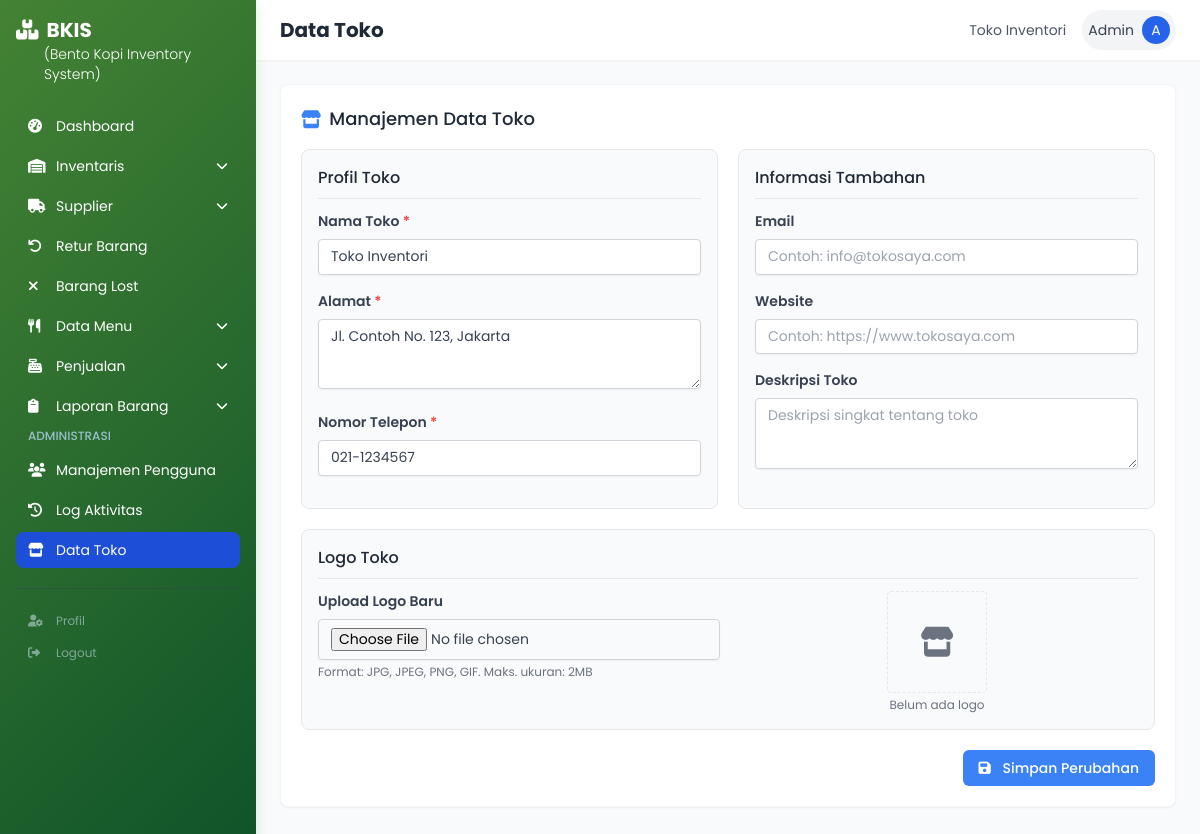
The app's page /data_toko.php (signed in) with its own data.
### tables this page shows
CREATE TABLE `data_toko` (
  `id_toko` int(11) NOT NULL,
  `nama_toko` varchar(100) DEFAULT NULL,
  `alamat` text DEFAULT NULL,
  `kontak` varchar(50) DEFAULT NULL,
  `email` varchar(100) DEFAULT NULL,
  `website` varchar(100) DEFAULT NULL,
  `deskripsi` text DEFAULT NULL,
  `logo` varchar(255) DEFAULT NULL
);

### data_toko.php (the view, shortened to what the rows shown need)
<?php
$pageTitle = "Data Toko";
require_once 'includes/header.php';
$query = "SELECT * FROM data_toko LIMIT 1";
$result = mysqli_query($conn, $query);
$store_data = mysqli_fetch_assoc($result);
?>
<div class="bg-white p-5 rounded-lg shadow-sm border border-gray-100 mb-6">
    <div class="flex justify-between items-center mb-4">
        <h2 class="text-lg font-medium text-gray-800 flex items-center">
            <i class="fas fa-store text-blue-500 mr-2"></i> Manajemen Data Toko
        </h2>
    </div>
    <form method="POST" action="" enctype="multipart/form-data" class="mt-4">
        <div class="grid grid-cols-1 md:grid-cols-2 gap-5">
            <div class="bg-gray-50 p-4 rounded-lg border border-gray-200">
                <div class="mb-4">
                    <label class="block text-gray-700 text-sm font-semibold mb-2" for="nama_toko">
                        Nama Toko <span class="text-red-500">*</span>
                    </label>
                    <input type="text" id="nama_toko" name="nama_toko" required
                           class="shadow-sm border border-gray-300 rounded w-full py-2 px-3 text-gray-700 text-sm leading-tight focus:outline-none focus:ring-2 focus:ring-blue-500 focus:border-transparent"
                           value="<?= $store_data['nama_toko'] ?>" placeholder="Masukkan nama toko">
                </div>
                <div class="mb-4">
                    <label class="block text-gray-700 text-sm font-semibold mb-2" for="alamat">
                        Alamat <span class="text-red-500">*</span>
                    </label>
                    <textarea id="alamat" name="alamat" required rows="3"
                              class="shadow-sm border border-gray-300 rounded w-full py-2 px-3 text-gray-700 text-sm leading-tight focus:outline-none focus:ring-2 focus:ring-blue-500 focus:border-transparent"
                              placeholder="Masukkan alamat lengkap"><?= $store_data['alamat'] ?></textarea>
                </div>
                <div class="mb-4">
                    <label class="block text-gray-700 text-sm font-semibold mb-2" for="kontak">
                        Nomor Telepon <span class="text-red-500">*</span>
                    </label>
                    <input type="text" id="kontak" name="kontak" required
                           class="shadow-sm border border-gray-300 rounded w-full py-2 px-3 text-gray-700 text-sm leading-tight focus:outline-none focus:ring-2 focus:ring-blue-500 focus:border-transparent"
                           value="<?= $store_data['kontak'] ?>" placeholder="Contoh: 021-1234567">
                </div>
            </div>
        </div>
    </form>
</div>
<?php require_once 'includes/footer.php'; ?>

### includes/header.php (shortened to what the rows shown need)
<?php
require_once 'config/database.php';
require_once 'config/functions.php';
$store_info = getStoreInfo();
?>
<!DOCTYPE html>
<html lang="id">
<head>
    <script src="https://cdn.tailwindcss.com"></script>
    <link rel="stylesheet" href="https://cdnjs.cloudflare.com/ajax/libs/font-awesome/6.4.0/css/all.min.css">
    <link rel="stylesheet" href="https://cdn.datatables.net/1.11.5/css/jquery.dataTables.min.css">
    <link href="https://cdn.jsdelivr.net/npm/select2@4.1.0-rc.0/dist/css/select2.min.css" rel="stylesheet" />
    <link rel="stylesheet" href="assets/css/style.css">
</head>
<body class="bg-gray-50">
    <?php if(isset($_SESSION['user_id'])): ?>
    <div class="flex">
        <div id="sidebar" class="sidebar text-white w-64 px-4 py-4 fixed h-full z-50">
        <div class="flex flex-col items-start justify-between mb-6">
    <h2 class="text-xl font-bold flex items-center">
        <i class="fas fa-boxes mr-2"></i> BKIS
    </h2>
    <p class="text-sm font-light ml-7">(Bento Kopi Inventory System)</p>
</div>
            <nav>
                <ul class="space-y-1">
                    <li class="sidebar-item">
                        <a href="index.php" class="flex items-center block py-2 px-3 rounded-lg transition duration-200 hover:bg-blue-600 <?= basename($_SERVER['PHP_SELF']) == 'index.php' ? 'bg-blue-700' : '' ?>">
                            <i class="fas fa-tachometer-alt w-5 text-sm"></i>
                            <span class="text-sm ml-2">Dashboard</span>
                        </a>
                    </li>
                    <?php
                    $user_role = $_SESSION['user_role'];
                    ?>
                    <li class="sidebar-item">
                        <a href="#" class="flex items-center block py-2 px-3 rounded-lg transition duration-200 hover:bg-blue-600"
                           onclick="toggleSubmenu('inventaris-submenu')"
                           aria-expanded="false"
                           aria-controls="inventaris-submenu">
                            <i class="fas fa-warehouse w-5 text-sm"></i>
                            <span class="text-sm ml-2">Inventaris</span>
                            <i class="fas fa-chevron-down ml-auto text-xs"></i>
                        </a>
                    </li>
                    <?php
                    $show_supplier = ($user_role == 'admin' || in_array($user_role, ['kasir', 'purchasing', 'crew']));
                    if ($show_supplier):
                    ?>
                    <li class="sidebar-item">
                        <a href="#" class="flex items-center block py-2 px-3 rounded-lg transition duration-200 hover:bg-blue-600"
                           onclick="toggleSubmenu('supplier-submenu')"
                           aria-expanded="false"
                           aria-controls="supplier-submenu">
                            <i class="fas fa-truck w-5 text-sm"></i>
                            <span class="text-sm ml-2">Supplier</span>
                            <i class="fas fa-chevron-down ml-auto text-xs"></i>
                        </a>
                    </li>
                    <?php endif; ?>
                    <?php if ($user_role == 'admin' || in_array($user_role, ['kasir', 'headproduksi', 'purchasing', 'crew'])): ?>
                    <li class="sidebar-item">
                        <a href="retur_barang.php" class="flex items-center block py-2 px-3 rounded-lg transition duration-200 hover:bg-blue-600 <?= basename($_SERVER['PHP_SELF']) == 'retur_barang.php' ? 'bg-blue-700' : '' ?>">
                            <i class="fas fa-undo w-5 text-sm"></i>
                            <span class="text-sm ml-2">Retur Barang</span>
                        </a>
                    </li>
                    <?php endif; ?>
                    <?php if ($user_role == 'admin' || in_array($user_role, ['headproduksi', 'purchasing', 'crew'])): ?>
                    <li class="sidebar-item">
                        <a href="barang_lost.php" class="flex items-center block py-2 px-3 rounded-lg transition duration-200 hover:bg-blue-600 <?= basename($_SERVER['PHP_SELF']) == 'barang_lost.php' ? 'bg-blue-700' : '' ?>">
                            <i class="fas fa-times w-5 text-sm"></i>
                            <span class="text-sm ml-2">Barang Lost</span>
                        </a>
                    </li>
                    <?php endif; ?>
                    <?php
                    $show_menu = ($user_role == 'admin' || in_array($user_role, ['kasir', 'crew']));
                    if ($show_menu):
                    ?>
                    <li class="sidebar-item">
                        <a href="#" class="flex items-center block py-2 px-3 rounded-lg transition duration-200 hover:bg-blue-600"
                           onclick="toggleSubmenu('menu-submenu')"
                           aria-expanded="false"
                           aria-controls="menu-submenu">
                            <i class="fas fa-utensils w-5 text-sm"></i>
                            <span class="text-sm ml-2">Data Menu</span>
                            <i class="fas fa-chevron-down ml-auto text-xs"></i>
                        </a>
                    </li>
                    <?php endif; ?>
                    <?php
                    $show_penjualan = ($user_role == 'admin' || in_array($user_role, ['kasir', 'crew']));
                    if ($show_penjualan):
                    ?>
                    <li class="sidebar-item">
                        <a href="#" class="flex items-center block py-2 px-3 rounded-lg transition duration-200 hover:bg-blue-600"
                           onclick="toggleSubmenu('penjualan-submenu')"
                           aria-expanded="false"
                           aria-controls="penjualan-submenu">
                            <i class="fas fa-cash-register w-5 text-sm"></i>
                            <span class="text-sm ml-2">Penjualan</span>
                            <i class="fas fa-chevron-down ml-auto text-xs"></i>
                        </a>
                    </li>
                    <?php endif; ?>
                    <?php
                    $show_laporan = ($user_role == 'admin' || in_array($user_role, ['kasir', 'purchasing', 'crew']));
                    if ($show_laporan):
                    ?>
                    <li class="sidebar-item">
                        <a href="#" class="flex items-center block py-2 px-3 rounded-lg transition duration-200 hover:bg-blue-600"
                           onclick="toggleSubmenu('laporan-submenu')"
                           aria-expanded="false"
                           aria-controls="laporan-submenu">
                            <i class="fas fa-clipboard w-5 text-sm"></i>
                            <span class="text-sm ml-2">Laporan Barang</span>
                            <i class="fas fa-chevron-down ml-auto text-xs"></i>
                        </a>
                    </li>
                    <?php endif; ?>
                    <?php if ($user_role == 'admin'): ?>
                    <li class="mt-3">
                        <div class="text-xs uppercase font-medium text-blue-200 opacity-75 pl-3 mb-2">Administrasi</div>
                    </li>
                    <li class="sidebar-item">
                        <a href="pengguna.php" class="flex items-center block py-2 px-3 rounded-lg transition duration-200 hover:bg-blue-600 <?= basename($_SERVER['PHP_SELF']) == 'pengguna.php' ? 'bg-blue-700' : '' ?>">
                            <i class="fas fa-users w-5 text-sm"></i>
                            <span class="text-sm ml-2">Manajemen Pengguna</span>
                        </a>
                    </li>
                    <li class="sidebar-item">
                        <a href="log_aktivitas.php" class="flex items-center block py-2 px-3 rounded-lg transition duration-200 hover:bg-blue-600 <?= basename($_SERVER['PHP_SELF']) == 'log_aktivitas.php' ? 'bg-blue-700' : '' ?>">
                            <i class="fas fa-history w-5 text-sm"></i>
                            <span class="text-sm ml-2">Log Aktivitas</span>
                        </a>
                    </li>
                    <li class="sidebar-item">
                        <a href="data_toko.php" class="flex items-center block py-2 px-3 rounded-lg transition duration-200 hover:bg-blue-600 <?= basename($_SERVER['PHP_SELF']) == 'data_toko.php' ? 'bg-blue-700' : '' ?>">
                            <i class="fas fa-store w-5 text-sm"></i>
                            <span class="text-sm ml-2">Data Toko</span>
                        </a>
                    </li>
                    <?php endif; ?>
                </ul>
            </nav>
            <div class="mt-auto pt-5">
                <div class="border-t border-gray-700 opacity-50 pt-4">
                    <a href="profile.php" class="flex items-center px-3 py-2 text-xs text-blue-100 hover:text-white rounded-lg hover:bg-blue-600 transition duration-200">
                        <i class="fas fa-user-cog w-5"></i>
                        <span class="ml-2">Profil</span>
                    </a>
                    <a href="logout.php" class="flex items-center px-3 py-2 text-xs text-blue-100 hover:text-white rounded-lg hover:bg-blue-600 transition duration-200">
                        <i class="fas fa-sign-out-alt w-5"></i>
                        <span class="ml-2">Logout</span>
                    </a>
                </div>
            </div>
        </div>
        <div id="content" class="flex-1 pl-64 transition-all duration-300">
            <div class="sticky top-0 z-40 bg-white shadow-sm">
                <div class="flex justify-between items-center px-6 py-2.5">
                    <h1 class="text-xl font-bold text-gray-800"><?= isset($pageTitle) ? $pageTitle : 'Dashboard' ?></h1>
                    <div class="flex items-center space-x-4">
                        <span class="hidden md:inline-block text-sm text-gray-600">
                            <?= $store_info['nama_toko'] ?? 'Sistem Inventori' ?>
                        </span>
                        <div class="relative">
                            <button class="flex items-center space-x-2 focus:outline-none rounded-full bg-gray-100 p-1.5 hover:bg-gray-200 transition" id="user-menu-button">
                                <span class="hidden md:inline-block text-sm text-gray-700"><?= $_SESSION['user_name'] ?? 'User' ?></span>
                                <span class="w-7 h-7 rounded-full bg-blue-600 text-white flex items-center justify-center text-sm">
                                    <?= strtoupper(substr($_SESSION['user_name'] ?? 'U', 0, 1)) ?>
                                </span>
                            </button>
                        </div>
                    </div>
                </div>
            </div>
            <div class="p-6">
    <?php endif; ?>
</body>
</html>

### records on screen
data_toko: nama_toko "Toko Inventori", alamat "Jl. Contoh No. 123, Jakarta", kontak "021-1234567"

### other values on screen
$pageTitle "Data Toko"
$_SESSION['user_name'] "Admin"
substr($_SESSION['user_name'] ?? 'U', 0, 1) "A"
